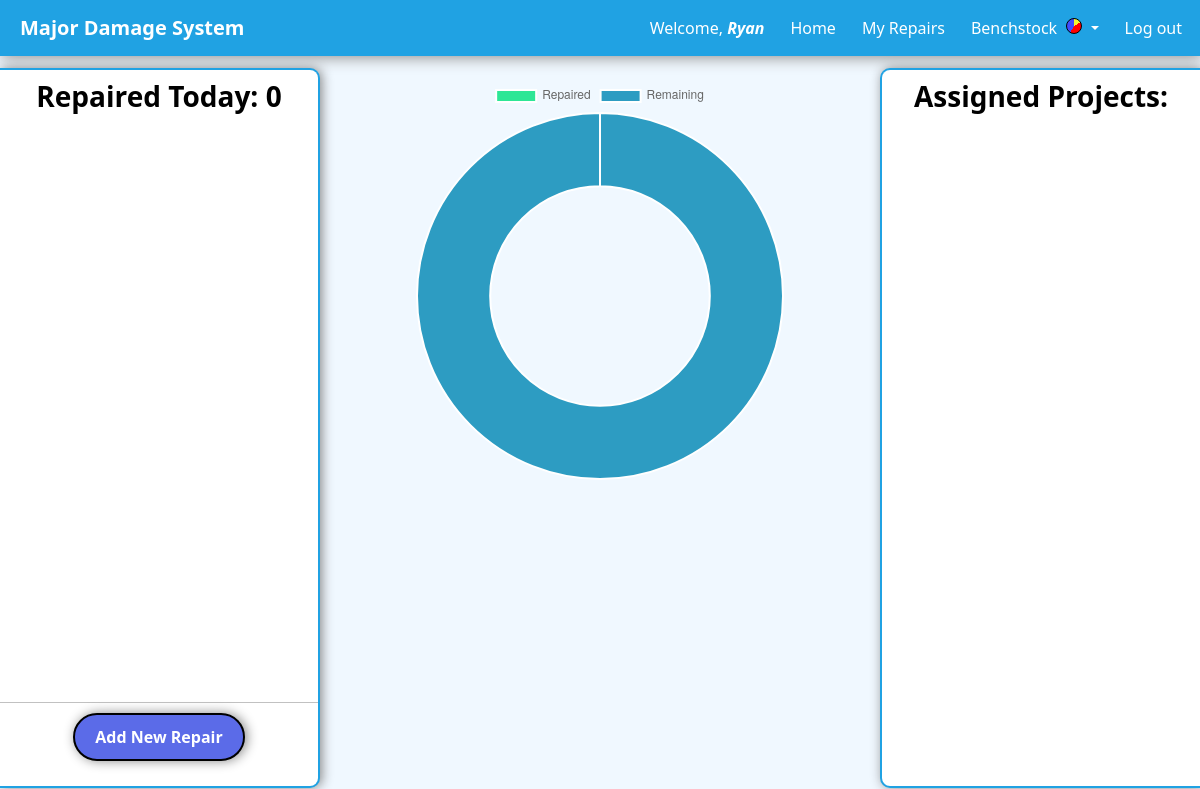
/MDlogger/associate_home (signed in), run on an earlier commit of the app's database.
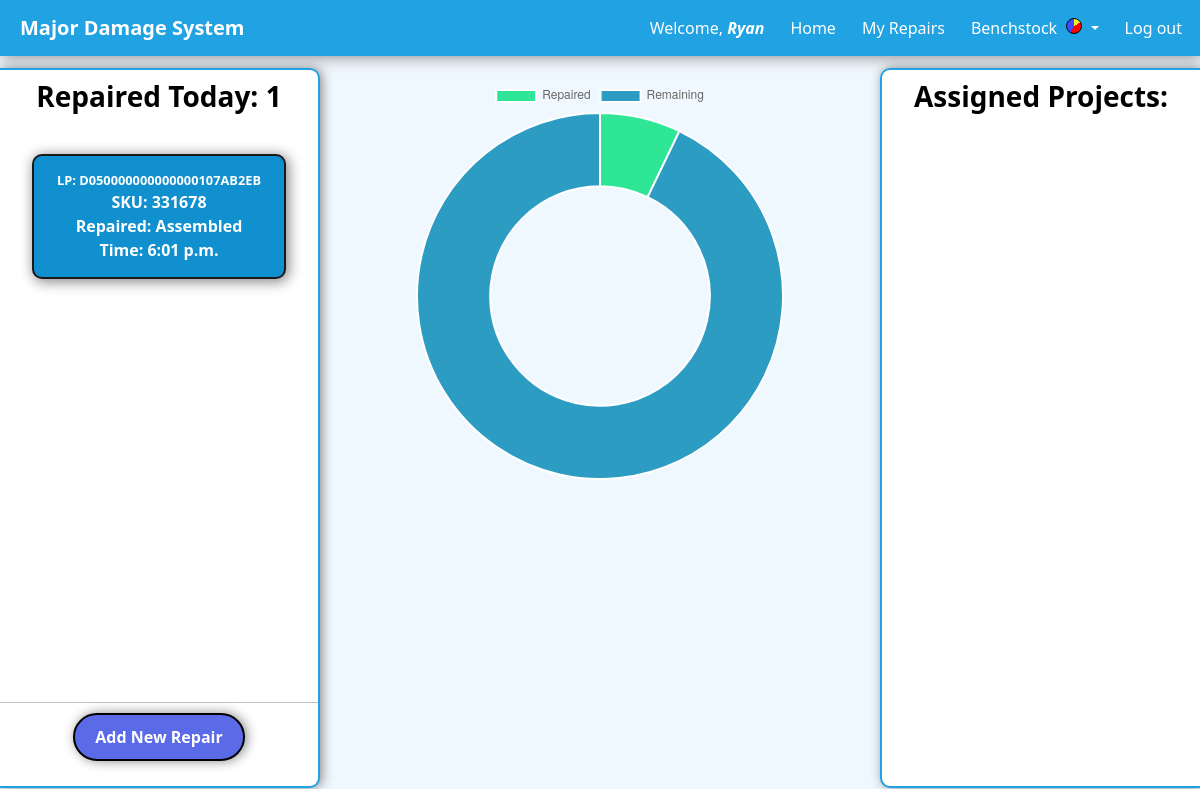
And on a later commit of the database.
### MDlogger/models.py (models this page shows, shortened)
class SavedRepair(models.Model):
    date = models.DateField(auto_now_add=True)
    time = models.TimeField(auto_now_add=True)
    user = models.ForeignKey(User, on_delete=models.SET_NULL, null=True)
    sku = models.IntegerField()
    lp = models.CharField(max_length=255)
    repair = models.TextField()

### MDlogger/views/associate_home.py (the view)
def associate_home(request):
    current_date = datetime.now().date()
    repairs = SavedRepair.objects.filter(user=request.user, date=current_date).select_related('user').order_by('-date', '-time')
    pieces_repaired_today = repairs.count()
    projects = Projects.objects.filter(date=current_date, assignedto = request.user, status="Incomplete").order_by('-date')
    return render(request, 'MDlogger/associate_home.html', {'repairs': repairs,'pieces_repaired_today': pieces_repaired_today , 'projects': projects})

### MDlogger/templates/MDlogger/associate_home.html (shortened to what this page needs)
{% extends 'MDlogger/base.html' %}
{% load static %}
{% block content %}
<div class="repaircontainer">
    <h3 id="daily-repairs">Repaired Today: {{ pieces_repaired_today }} </h3>
    <div class="repaired-box-container">
        {% for repair in repairs %}
        <div class="repaired-box">
        <div class = "repair-lp">LP: {{ repair.lp }}</div>
        <div class = "repair-sku">SKU: {{ repair.sku }}</div>
        <div class = "repair-repair">Repaired: {{ repair.repair }}</div>
        <div class = "repair-time">Time: {{ repair.time }}</div>
        </div>
        {% endfor %}
    </div>
<div id="addrepaircontainer">
<a id="addrepair" href="{% url 'MDlogger:lp_entry' %}">Add New Repair</a>
</div>
</div>
<div class="graphs-container">
<div class="graphs">
<canvas id="repairDoughnutChart" width="400" height="400"></canvas>
</div>
</div>
<div class="projects-container">
    <h3 id="current-projects">Assigned Projects: </h3>
    <div class="projects-box-container">
</div>
<script>
document.addEventListener('DOMContentLoaded', function () {
        var repairContainer = document.querySelector('.repaircontainer');
        var projectsContainer = document.querySelector('.projects-container');
        function toggleRepairContainer() {
            repairContainer.classList.toggle('active');
        }
        function toggleprojectsContainer() {
            projectsContainer.classList.toggle('active');
        }
        toggleRepairContainer();
        toggleprojectsContainer();
    });
var piecesRepaired = {{ pieces_repaired_today }};
var piecesRemaining = 4;
var piecesToRepair = 14;
var piecesLeftToRepair = piecesToRepair - piecesRepaired;
var doughnutData = {
  labels: ['Repaired', 'Remaining'],
  datasets: [{
    data: [piecesRepaired, piecesLeftToRepair],
    backgroundColor: ['#2ee696', '#2d9cc2'],
  }],
};
var doughnutOptions = {
  cutout: '60%',
  responsive: true,
  maintainAspectRatio: false,
};
var doughnutChartCanvas = document.getElementById('repairDoughnutChart').getContext('2d');
new Chart(doughnutChartCanvas, {
  type: 'doughnut',
  data: doughnutData,
  options: doughnutOptions,
});
</script>
{% endblock %}

What changed in the data, as far as the page shows it:
added SavedRepair: lp "D050000000000000107AB2EB", sku "331678", repair "Assembled", time "6:01 p.m."
Also different on the page:
{{ pieces_repaired_today }}: "0" → "1"
chart data {{ pieces_repaired_today }}: 0 → 1
